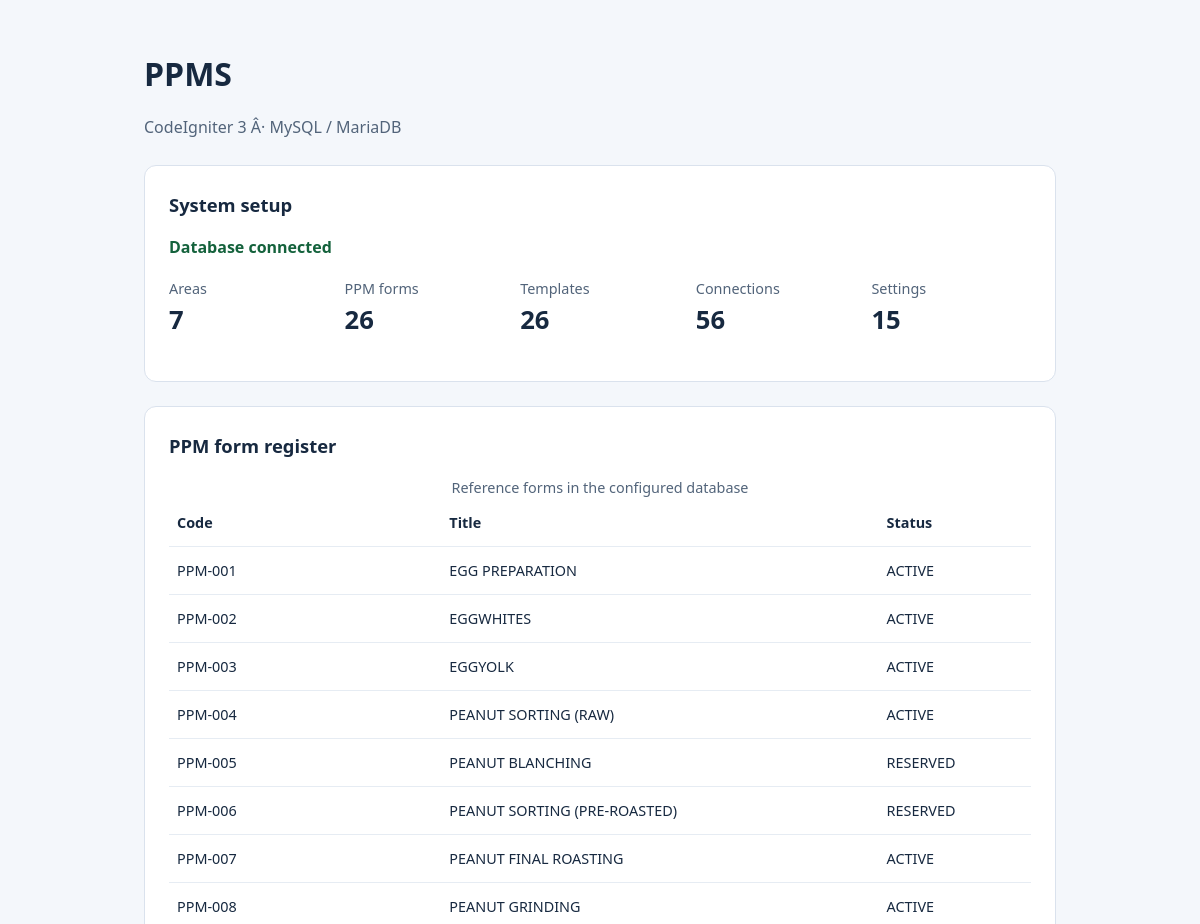
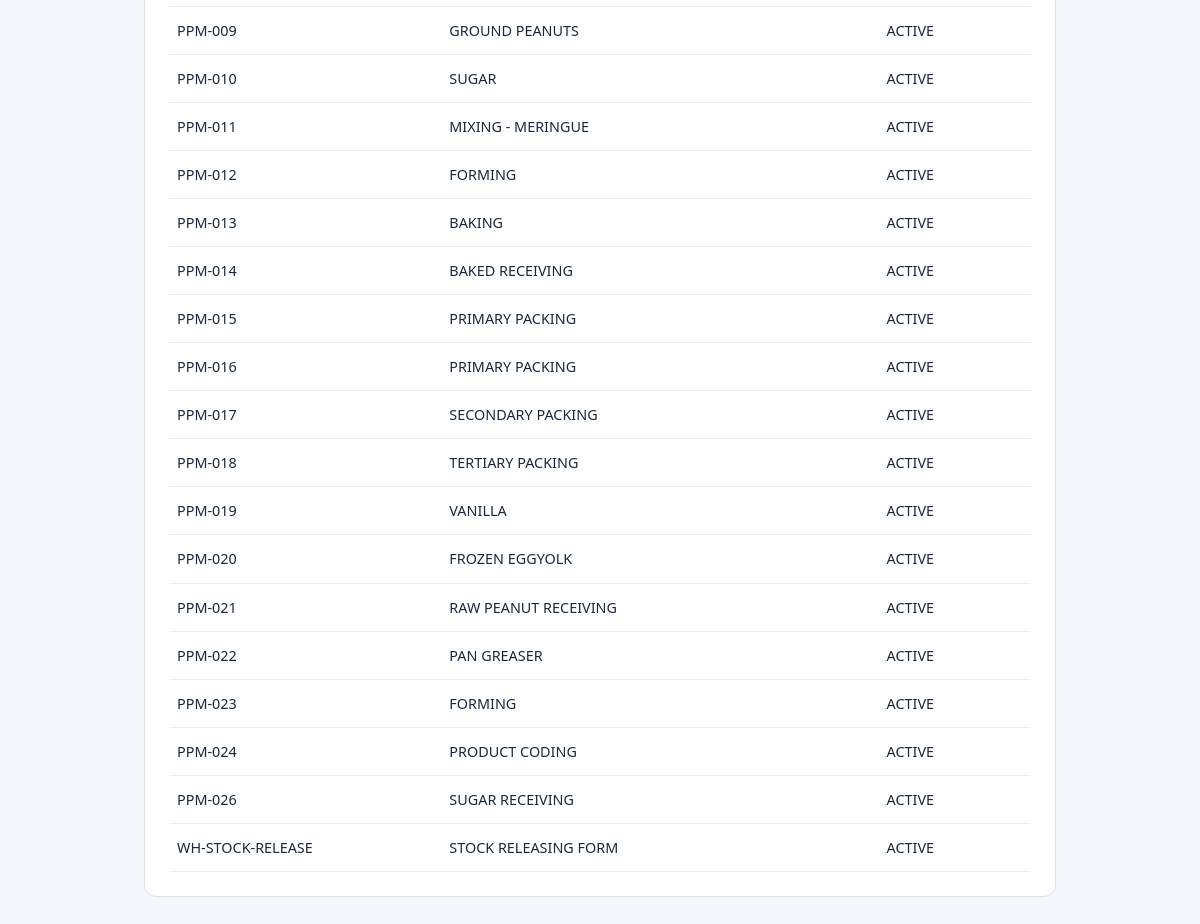
The page / on the database its author committed (2 pictures, top to bottom).
### tables this page shows
CREATE TABLE `PpmForm` (
    `id` VARCHAR(191) NOT NULL,
    `ppmCode` VARCHAR(191) NOT NULL,
    `title` TEXT NOT NULL,
    `status` ENUM('ACTIVE', 'INACTIVE', 'RESERVED') DEFAULT 'ACTIVE' NOT NULL,
    `sortOrder` INT,
    `description` TEXT,
    `createdAt` DATETIME(3) DEFAULT CURRENT_TIMESTAMP(3) NOT NULL,
    `updatedAt` DATETIME(3) NOT NULL
);

### application/controllers/Welcome.php (called while the page is built, shortened)
<?php
class Welcome extends CI_Controller {
	public function index()
	{
        $data = array('connected' => FALSE, 'counts' => array(), 'forms' => array());
        try {
            $this->load->model('Ppms_reference_model', 'reference');
            $data['counts'] = $this->reference->summary();
            $data['forms'] = $this->reference->forms();
            $data['connected'] = TRUE;
        } catch (Throwable $error) {
        }
        $this->load->view('setup_status', $data);
	}
}

### public/index.php (called while the page is built, shortened)
<?php
require_once BASEPATH.'core/CodeIgniter.php';

### application/models/Ppms_reference_model.php (called while the page is built, shortened)
<?php
class Ppms_reference_model extends CI_Model
{
    public function summary()
    {
        $counts = array();
        foreach (array('ProductionArea', 'PpmForm', 'PpmTemplateVersion', 'PpmTraceConnection', 'SystemSetting') as $table) {
            $counts[$table] = (int) $this->db->count_all($table);
        }
        return $counts;
    }
    public function forms()
    {
        return $this->db->select('ppmCode, title, status')
            ->from('PpmForm')->order_by('sortOrder', 'ASC')->order_by('ppmCode', 'ASC')
            ->get()->result_array();
    }
}

### application/views/setup_status.php (the view, shortened to what this page needs)
<!DOCTYPE html>
<html lang="en">
<head>
</head>
<body>
<main>
    <h1>PPMS</h1>
    <p class="muted">CodeIgniter 3 Â· MySQL / MariaDB</p>
    <section class="panel" aria-labelledby="setup-heading">
        <h2 id="setup-heading">System setup</h2>
        <p class="status"><?= $connected ? 'Database connected' : 'Database setup needed' ?></p>
        <?php if ($connected): ?>
            <dl>
                <?php foreach (array('ProductionArea' => 'Areas', 'PpmForm' => 'PPM forms', 'PpmTemplateVersion' => 'Templates', 'PpmTraceConnection' => 'Connections', 'SystemSetting' => 'Settings') as $table => $label): ?>
                    <div><dt><?= html_escape($label) ?></dt><dd><?= (int) $counts[$table] ?></dd></div>
                <?php endforeach; ?>
            </dl>
        <?php else: ?>
            <p>Configure the MySQL / MariaDB connection using the README. For a new, empty database, run <code>php index.php setup install</code> from the project folder.</p>
        <?php endif; ?>
    </section>
    <?php if ($connected): ?>
        <section class="panel" aria-labelledby="forms-heading">
            <h2 id="forms-heading">PPM form register</h2>
            <div class="scroll">
                <table>
                    <caption class="muted">Reference forms in the configured database</caption>
                    <thead><tr><th scope="col">Code</th><th scope="col">Title</th><th scope="col">Status</th></tr></thead>
                    <tbody>
                        <?php foreach ($forms as $form): ?>
                            <tr><td><?= html_escape($form['ppmCode']) ?></td><td><?= html_escape($form['title']) ?></td><td><?= html_escape($form['status']) ?></td></tr>
                        <?php endforeach; ?>
                    </tbody>
                </table>
            </div>
        </section>
    <?php endif; ?>
</main>
</body>
</html>

### rows shown on the page
ppmform: ppmCode "PPM-001", title "EGG PREPARATION", status "ACTIVE"
ppmform: ppmCode "PPM-002", title "EGGWHITES", status "ACTIVE"
ppmform: ppmCode "PPM-003", title "EGGYOLK", status "ACTIVE"
ppmform: ppmCode "PPM-004", title "PEANUT SORTING (RAW)", status "ACTIVE"
ppmform: ppmCode "PPM-005", title "PEANUT BLANCHING", status "RESERVED"
ppmform: ppmCode "PPM-006", title "PEANUT SORTING (PRE-ROASTED)", status "RESERVED"
ppmform: ppmCode "PPM-007", title "PEANUT FINAL ROASTING", status "ACTIVE"
ppmform: ppmCode "PPM-008", title "PEANUT GRINDING", status "ACTIVE"
ppmform: ppmCode "PPM-009", title "GROUND PEANUTS", status "ACTIVE"
ppmform: ppmCode "PPM-010", title "SUGAR", status "ACTIVE"
ppmform: ppmCode "PPM-011", title "MIXING - MERINGUE", status "ACTIVE"
ppmform: ppmCode "PPM-012", title "FORMING", status "ACTIVE"
ppmform: ppmCode "PPM-013", title "BAKING", status "ACTIVE"
ppmform: ppmCode "PPM-014", title "BAKED RECEIVING", status "ACTIVE"
ppmform: ppmCode "PPM-015", title "PRIMARY PACKING", status "ACTIVE"
ppmform: ppmCode "PPM-016", title "PRIMARY PACKING", status "ACTIVE"
ppmform: ppmCode "PPM-017", title "SECONDARY PACKING", status "ACTIVE"
ppmform: ppmCode "PPM-018", title "TERTIARY PACKING", status "ACTIVE"
ppmform: ppmCode "PPM-019", title "VANILLA", status "ACTIVE"
ppmform: ppmCode "PPM-020", title "FROZEN EGGYOLK", status "ACTIVE"
ppmform: ppmCode "PPM-021", title "RAW PEANUT RECEIVING", status "ACTIVE"
ppmform: ppmCode "PPM-022", title "PAN GREASER", status "ACTIVE"
ppmform: ppmCode "PPM-023", title "FORMING", status "ACTIVE"
ppmform: ppmCode "PPM-024", title "PRODUCT CODING", status "ACTIVE"
ppmform: ppmCode "PPM-026", title "SUGAR RECEIVING", status "ACTIVE"
ppmform: ppmCode "WH-STOCK-RELEASE", title "STOCK RELEASING FORM", status "ACTIVE"

### other values the page prints
$label "Areas"
$counts[$table] "7"
$label "PPM forms"
$counts[$table] "26"
$label "Templates"
$label "Connections"
$counts[$table] "56"
$label "Settings"
$counts[$table] "15"
